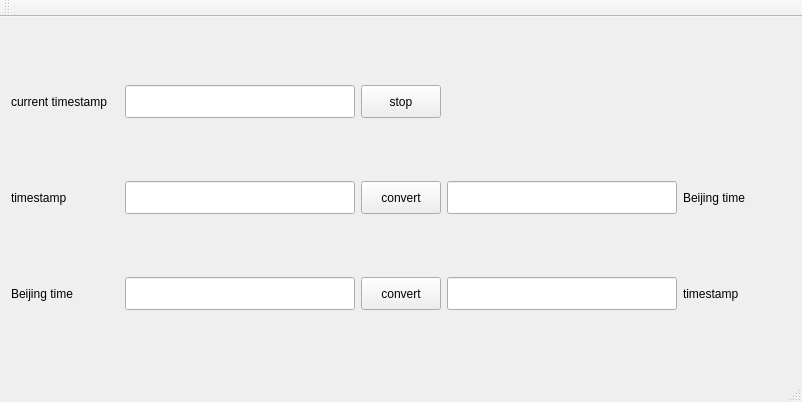
<?xml version="1.0" encoding="UTF-8"?>
<ui version="4.0">
 <class>MainWindow</class>
 <widget class="QMainWindow" name="MainWindow">
  <property name="geometry">
   <rect>
    <x>0</x>
    <y>0</y>
    <width>802</width>
    <height>402</height>
   </rect>
  </property>
  <property name="minimumSize">
   <size>
    <width>0</width>
    <height>0</height>
   </size>
  </property>
  <property name="windowTitle">
   <string>Timestamp2Time</string>
  </property>
  <widget class="QWidget" name="centralWidget">
   <layout class="QGridLayout" name="gridLayout">
    <item row="1" column="5">
     <widget class="QLabel" name="bjTimeLabel">
      <property name="minimumSize">
       <size>
        <width>0</width>
        <height>33</height>
       </size>
      </property>
      <property name="maximumSize">
       <size>
        <width>16777215</width>
        <height>33</height>
       </size>
      </property>
      <property name="text">
       <string>Beijing time</string>
      </property>
     </widget>
    </item>
    <item row="2" column="2">
     <widget class="QPushButton" name="fromBjConvertButton">
      <property name="sizePolicy">
       <sizepolicy hsizetype="Fixed" vsizetype="Fixed">
        <horstretch>0</horstretch>
        <verstretch>0</verstretch>
       </sizepolicy>
      </property>
      <property name="minimumSize">
       <size>
        <width>0</width>
        <height>33</height>
       </size>
      </property>
      <property name="maximumSize">
       <size>
        <width>16777215</width>
        <height>33</height>
       </size>
      </property>
      <property name="text">
       <string>convert</string>
      </property>
     </widget>
    </item>
    <item row="2" column="1">
     <widget class="QLineEdit" name="fromBjTimeEdit">
      <property name="minimumSize">
       <size>
        <width>0</width>
        <height>33</height>
       </size>
      </property>
      <property name="maximumSize">
       <size>
        <width>230</width>
        <height>33</height>
       </size>
      </property>
     </widget>
    </item>
    <item row="1" column="1">
     <widget class="QLineEdit" name="fromTsEdit">
      <property name="minimumSize">
       <size>
        <width>0</width>
        <height>33</height>
       </size>
      </property>
      <property name="maximumSize">
       <size>
        <width>230</width>
        <height>33</height>
       </size>
      </property>
      <property name="text">
       <string/>
      </property>
     </widget>
    </item>
    <item row="1" column="0">
     <widget class="QLabel" name="fromTsLabel">
      <property name="minimumSize">
       <size>
        <width>0</width>
        <height>33</height>
       </size>
      </property>
      <property name="maximumSize">
       <size>
        <width>16777215</width>
        <height>33</height>
       </size>
      </property>
      <property name="text">
       <string>timestamp</string>
      </property>
     </widget>
    </item>
    <item row="0" column="0">
     <widget class="QLabel" name="curTimestampLabel">
      <property name="minimumSize">
       <size>
        <width>0</width>
        <height>33</height>
       </size>
      </property>
      <property name="maximumSize">
       <size>
        <width>16777215</width>
        <height>33</height>
       </size>
      </property>
      <property name="text">
       <string>current timestamp</string>
      </property>
     </widget>
    </item>
    <item row="2" column="0">
     <widget class="QLabel" name="fromBjTimeLabel">
      <property name="minimumSize">
       <size>
        <width>0</width>
        <height>33</height>
       </size>
      </property>
      <property name="maximumSize">
       <size>
        <width>16777215</width>
        <height>33</height>
       </size>
      </property>
      <property name="text">
       <string>Beijing time</string>
      </property>
     </widget>
    </item>
    <item row="1" column="2">
     <widget class="QPushButton" name="tsToTimeConvertButton">
      <property name="sizePolicy">
       <sizepolicy hsizetype="Fixed" vsizetype="Fixed">
        <horstretch>0</horstretch>
        <verstretch>0</verstretch>
       </sizepolicy>
      </property>
      <property name="minimumSize">
       <size>
        <width>0</width>
        <height>33</height>
       </size>
      </property>
      <property name="maximumSize">
       <size>
        <width>16777215</width>
        <height>33</height>
       </size>
      </property>
      <property name="text">
       <string>convert</string>
      </property>
     </widget>
    </item>
    <item row="1" column="4">
     <widget class="QLineEdit" name="bjTimeLineEdit">
      <property name="minimumSize">
       <size>
        <width>0</width>
        <height>33</height>
       </size>
      </property>
      <property name="maximumSize">
       <size>
        <width>230</width>
        <height>33</height>
       </size>
      </property>
     </widget>
    </item>
    <item row="2" column="5">
     <widget class="QLabel" name="toTimestampLabel">
      <property name="minimumSize">
       <size>
        <width>0</width>
        <height>33</height>
       </size>
      </property>
      <property name="maximumSize">
       <size>
        <width>16777215</width>
        <height>33</height>
       </size>
      </property>
      <property name="text">
       <string>timestamp</string>
      </property>
     </widget>
    </item>
    <item row="2" column="4">
     <widget class="QLineEdit" name="toTimeStampEdit">
      <property name="minimumSize">
       <size>
        <width>0</width>
        <height>33</height>
       </size>
      </property>
      <property name="maximumSize">
       <size>
        <width>230</width>
        <height>33</height>
       </size>
      </property>
     </widget>
    </item>
    <item row="0" column="1">
     <widget class="QLineEdit" name="curTimeStampEdit">
      <property name="minimumSize">
       <size>
        <width>0</width>
        <height>33</height>
       </size>
      </property>
      <property name="maximumSize">
       <size>
        <width>230</width>
        <height>33</height>
       </size>
      </property>
     </widget>
    </item>
    <item row="0" column="2">
     <widget class="QPushButton" name="startStopButton">
      <property name="sizePolicy">
       <sizepolicy hsizetype="Fixed" vsizetype="Fixed">
        <horstretch>0</horstretch>
        <verstretch>0</verstretch>
       </sizepolicy>
      </property>
      <property name="minimumSize">
       <size>
        <width>0</width>
        <height>33</height>
       </size>
      </property>
      <property name="maximumSize">
       <size>
        <width>16777215</width>
        <height>33</height>
       </size>
      </property>
      <property name="text">
       <string>stop</string>
      </property>
     </widget>
    </item>
   </layout>
  </widget>
  <widget class="QMenuBar" name="menuBar">
   <property name="geometry">
    <rect>
     <x>0</x>
     <y>0</y>
     <width>802</width>
     <height>18</height>
    </rect>
   </property>
  </widget>
  <widget class="QToolBar" name="mainToolBar">
   <attribute name="toolBarArea">
    <enum>TopToolBarArea</enum>
   </attribute>
   <attribute name="toolBarBreak">
    <bool>false</bool>
   </attribute>
  </widget>
  <widget class="QStatusBar" name="statusBar"/>
 </widget>
 <layoutdefault spacing="6" margin="11"/>
 <resources>
  <include location="MainWindow.qrc"/>
 </resources>
 <connections/>
</ui>
